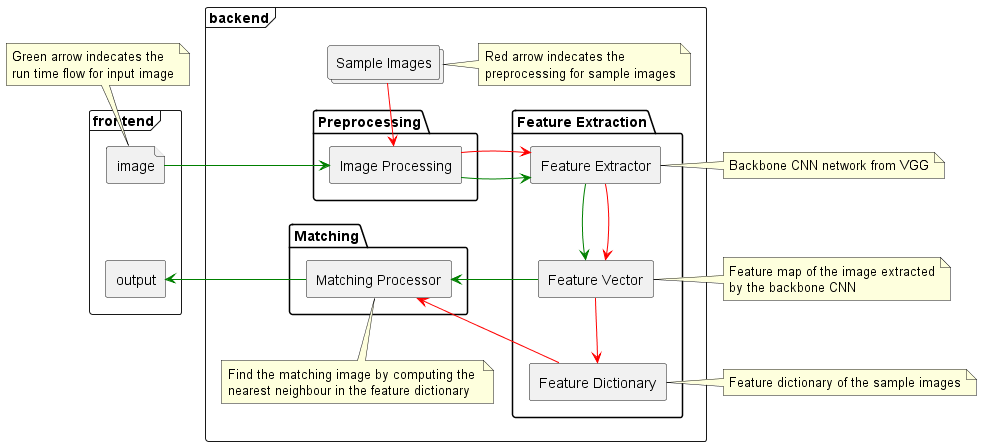
#> input picture SystemCode/System Design for My App.png, 982 x 446 px
$ python -i Preprocessing.py   (imports and definitions only)   (older library calls are emulated)
#> lines starting #> are read from the running program, lines starting #| are printed output that depends on the picture; after the words box and inside, x2 and y2 are one past the last pixel; in counts of white or black regions, pixels touching at a corner belong together
import os
import cv2
from matplotlib import pyplot as plt
import numpy as np

def Contrast(image):

    # converting to LAB color space
    imagelab= cv2.cvtColor(image, cv2.COLOR_BGR2LAB)
    l_channel, a, b = cv2.split(imagelab)

    # Applying CLAHE to L-channel
    # feel free to try different values for the limit and grid size:
    clahe = cv2.createCLAHE(clipLimit=2.0, tileGridSize=(8,8))
    cl = clahe.apply(l_channel)

    # merge the CLAHE enhanced L-channel with the a and b channel
    limg = cv2.merge((cl,a,b))

    # Converting image from LAB Color model to BGR color spcae
    enhanced_img = cv2.cvtColor(limg, cv2.COLOR_LAB2BGR)

    return enhanced_img


def Edgeline(image):
    enhanced_img = Contrast(image)

    # Convert to grayscale
    gray = cv2.cvtColor(enhanced_img, cv2.COLOR_BGR2GRAY)

    # Apply Laplacian filter
    Laplacian = cv2.Laplacian(gray, cv2.CV_32F, ksize=5)
    Laplacian_img = cv2.convertScaleAbs(Laplacian)

    # Apply mean blur and thresholding
    blurred = cv2.blur(Laplacian_img, (3, 3))
    (_, thresh) = cv2.threshold(blurred, 128, 255, cv2.THRESH_BINARY)

    # Perform morphology operations
    kernel = cv2.getStructuringElement(cv2.MORPH_RECT, (11, 11))
    closed = cv2.morphologyEx(thresh, cv2.MORPH_CLOSE, kernel)
    closed = cv2.erode(closed, None, iterations=4)
    closed = cv2.dilate(closed, None, iterations=4)
    r1 = cv2.morphologyEx(closed, cv2.MORPH_CLOSE, np.ones((10,10),np.uint8), iterations=3)

    # Find edges and draw them on the original image
    edges = cv2.Canny(r1, 50, 150)
    edges = cv2.bitwise_not(edges)
    edges = cv2.cvtColor(edges, cv2.COLOR_GRAY2BGR)

    return edges


def Pic_preprocessing(file):
    # Read the image
#> called with file = 'System Design for My App.png'
    image = cv2.imread(file)
#> image is the input picture: shape (446, 982, 3); mean B, G, R 239.9, 243.7, 243.7

    # Convert to grayscale
    grey_img = cv2.cvtColor(image, cv2.COLOR_BGR2GRAY)

    # Invert the grayscale image
    invert = cv2.bitwise_not(grey_img)

    # Apply Gaussian blur
    blur = cv2.GaussianBlur(invert, (29,21), 0)
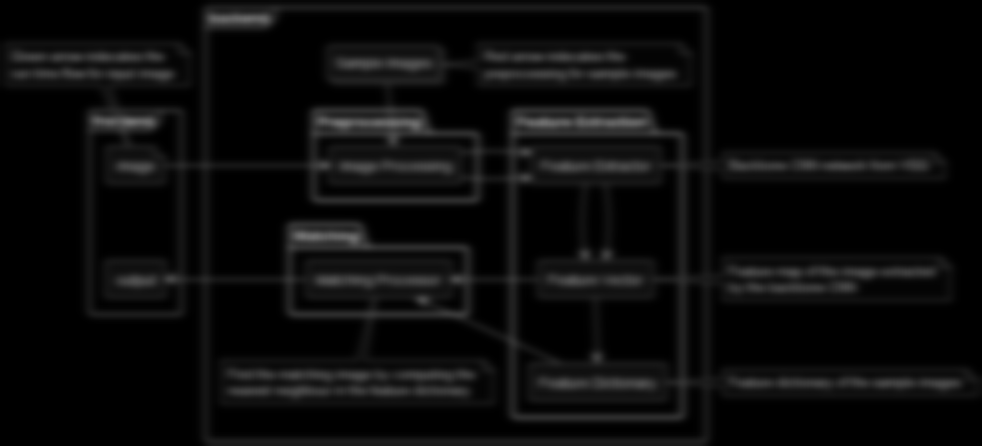
#> blur: shape (446, 982); min 0, max 112, mean 11.7

    # Invert the blurred image
    invertedblur = cv2.bitwise_not(blur)
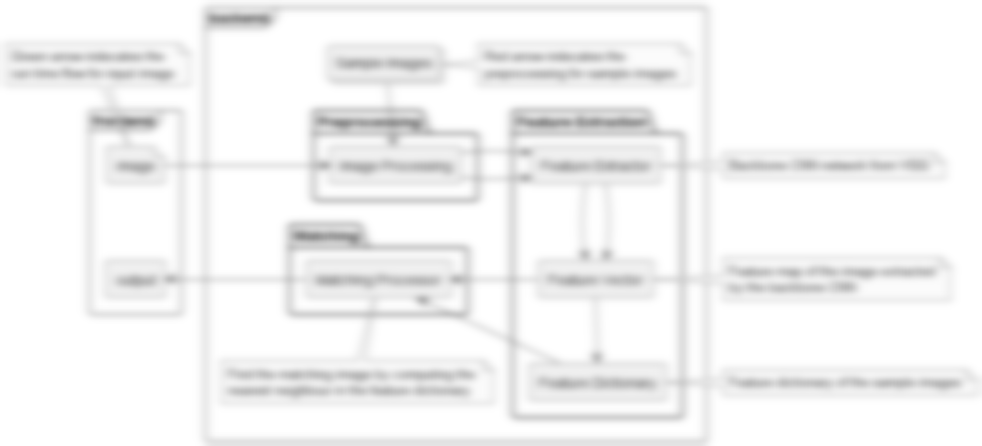
#> invertedblur: shape (446, 982); min 143, max 255, mean 243.3

    # Apply division to create a sketch effect
    sketch = cv2.divide(grey_img, invertedblur, scale=256.0)

    # Convert to BGR (if needed)
    sketch = cv2.cvtColor(sketch, cv2.COLOR_GRAY2BGR)
#> sketch: shape (446, 982, 3)
    enhanced_sketch = Contrast(sketch)
#> in Contrast, `imagelab= cv2.cvtColor(image, cv2.COLOR_BGR2LAB)`: imagelab: shape (446, 982, 3); mean of channels 0, 1, 2 245.9, 128, 128
#> in Contrast, `l_channel, a, b = cv2.split(imagelab)`: a: shape (446, 982); every value is 128
#> in Contrast, `limg = cv2.merge((cl,a,b))`: limg: shape (446, 982, 3); mean of channels 0, 1, 2 246, 128, 128

    edges = Edgeline(image)
#> in Contrast (call 2), `imagelab= cv2.cvtColor(image, cv2.COLOR_BGR2LAB)`: imagelab: shape (446, 982, 3); mean of channels 0, 1, 2 244, 127.4, 129.9
#> in Contrast (call 2), `limg = cv2.merge((cl,a,b))`: limg: shape (446, 982, 3); mean of channels 0, 1, 2 243.7, 127.4, 129.9
#> in Edgeline, `Laplacian = cv2.Laplacian(gray, cv2.CV_32F, ksize=5)`:
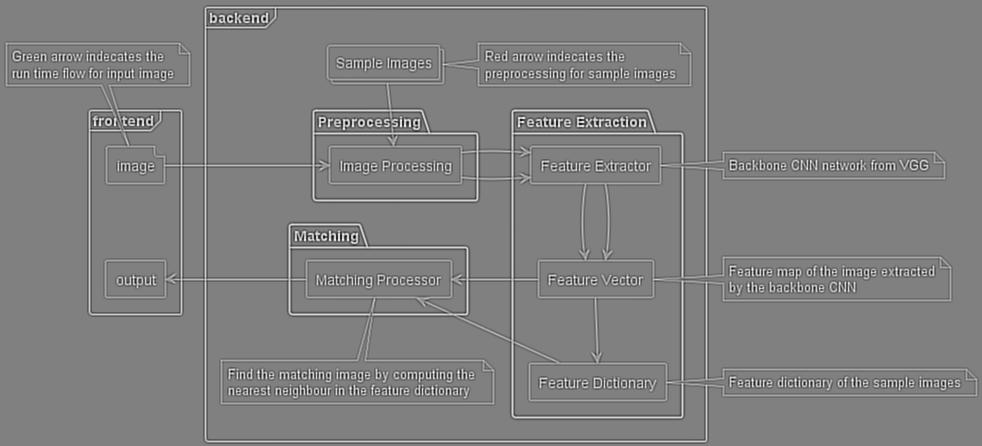
#> Laplacian: shape (446, 982) float32; min -12136, max 11892, mean 0; drawn with min black and max white
#> in Edgeline, `(_, thresh) = cv2.threshold(blurred, 128, 255, cv2.THRESH_BINARY)`:
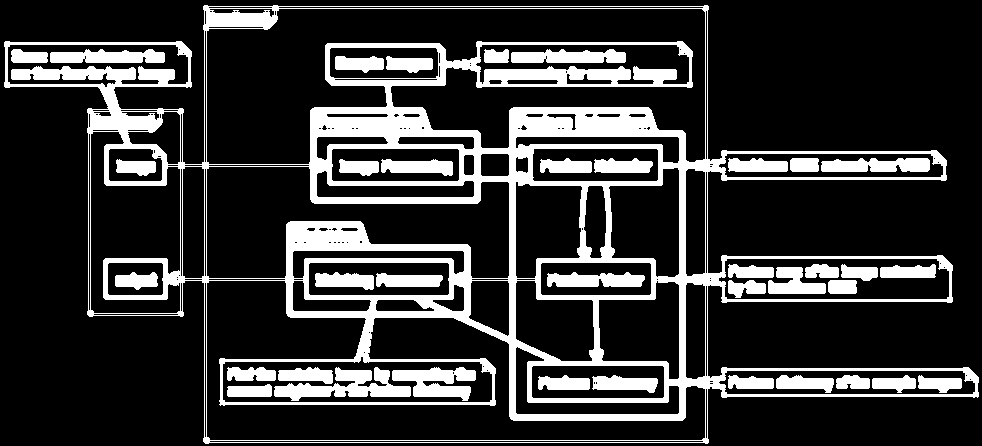
#> thresh: shape (446, 982); 20.2% white; 38 white regions, largest, box (x1, y1, x2, y2) and area: (4, 5, 979, 444) 61343, (274, 367, 411, 401) 2237, (392, 367, 476, 401) 1691
#> in Edgeline, `closed = cv2.morphologyEx(thresh, cv2.MORPH_CLOSE, kernel)`: closed: shape (446, 982); 29.5% white; 1 white region, box (x1, y1, x2, y2) and area: (0, 0, 982, 446) 129383
#> in Edgeline, `closed = cv2.erode(closed, None, iterations=4)`: closed: shape (446, 982); 17.4% white; 20 white regions (5 under 20 px), largest, box (x1, y1, x2, y2) and area: (329, 46, 673, 83) 9786, (224, 315, 488, 401) 9527, (531, 352, 971, 399) 8606
#> in Edgeline, `closed = cv2.dilate(closed, None, iterations=4)`: closed: shape (446, 982); 25.3% white; 16 white regions, largest, box (x1, y1, x2, y2) and area: (220, 221, 492, 405) 23575, (527, 348, 982, 403) 13367, (325, 42, 677, 87) 13170
#> in Edgeline, `r1 = cv2.morphologyEx(closed, cv2.MORPH_CLOSE, np.ones((10,10),np.uint..`:
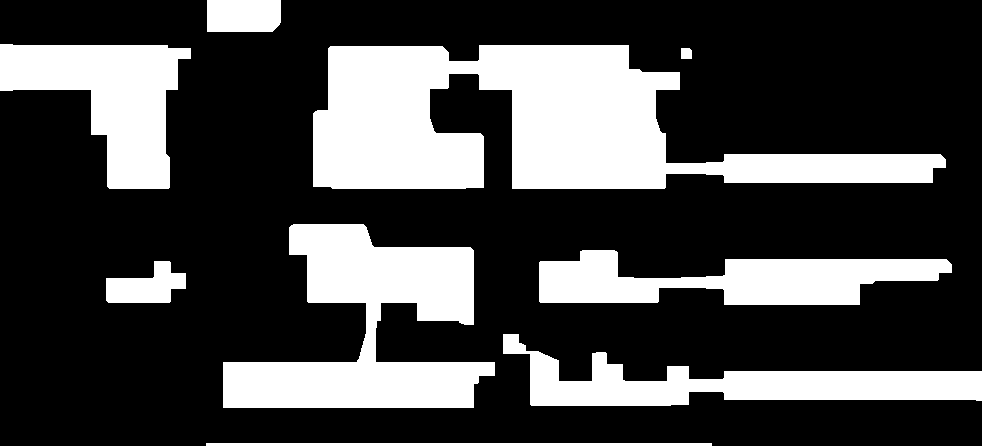
#> r1: shape (446, 982); 28.1% white; 9 white regions, largest, box (x1, y1, x2, y2) and area: (313, 45, 946, 189) 49416, (223, 224, 495, 408) 25098, (0, 44, 191, 189) 14840
#> in Edgeline, `edges = cv2.Canny(r1, 50, 150)`:
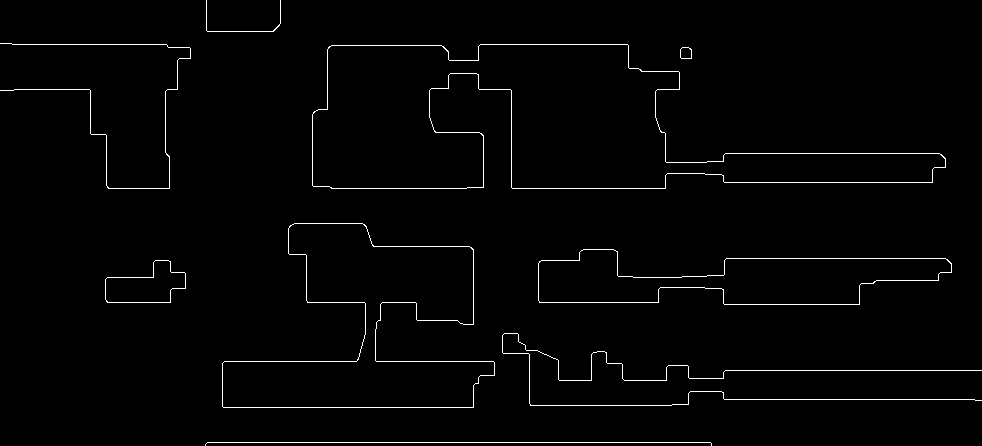
#> edges: shape (446, 982); 1.6% white in thin lines or dots
#> in Edgeline, `edges = cv2.bitwise_not(edges)`: edges: shape (446, 982); 98.4% white; black in thin lines or dots
#> in Edgeline, `edges = cv2.cvtColor(edges, cv2.COLOR_GRAY2BGR)`: edges: shape (446, 982, 3); 98.4% white; black in thin lines or dots

    # Dilate edges to increase thickness
    kernel = np.ones((10, 10), np.uint8)
    dilated_edges = cv2.dilate(edges, kernel, iterations=1)
#> dilated_edges: shape (446, 982, 3); every value is 255

    result = cv2.bitwise_and(enhanced_sketch, edges)
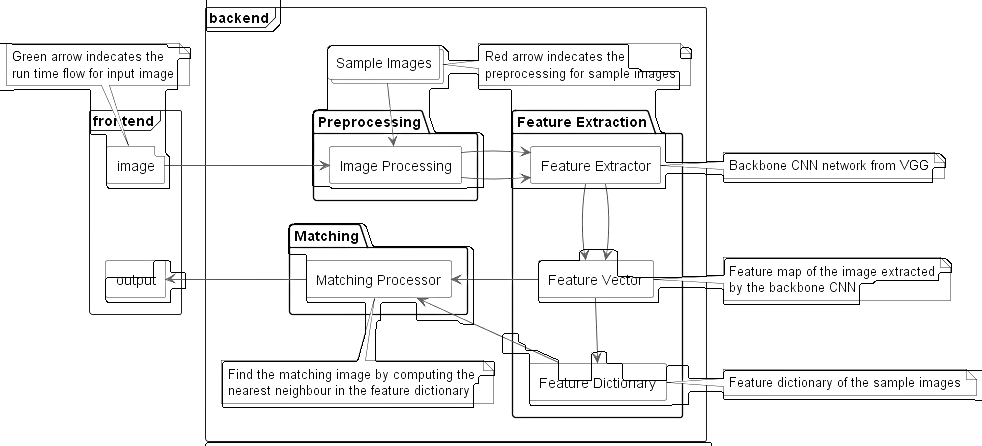
#> result: shape (446, 982, 3); mean B, G, R 242, 242, 242

    return result

>>> result = Pic_preprocessing('System Design for My App.png')
